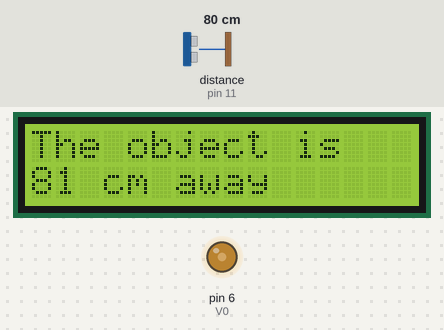
Bench run of a sketch on a simulated Arduino Uno, built with avr-gcc and run on an emulated ATmega328P. Parts: 16×2 character LCD, output pins drawn as LEDs (lit = HIGH). Inputs (shaded band) come from the test bench; at power-on: distance to the obstacle (sensor on pin 11) 80 cm. The echo pulse lasts 58.3 µs per cm; what the sketch prints to the serial monitor is not drawn.

Above: at 1.2 s.
1.3 s: distance to the obstacle (sensor on pin 11) set to 2 cm
At 11.2 s:
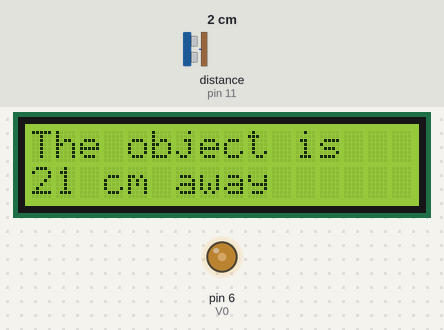
11.5 s: distance to the obstacle (sensor on pin 11) set to 4 cm
At 21.2 s:
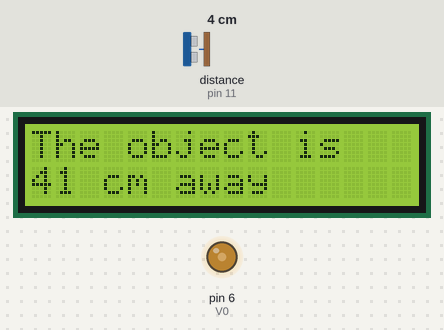
21.5 s: distance to the obstacle (sensor on pin 11) set to 9 cm
At 31.5 s:
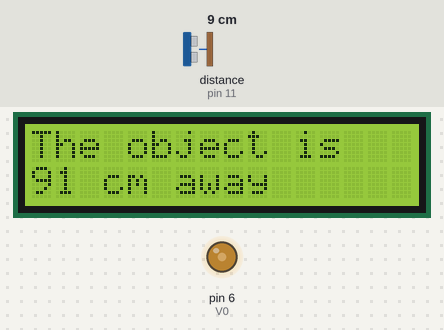
Timing chart, 0 to 33.0 s (numbered marks = the images above; inputs shaded):
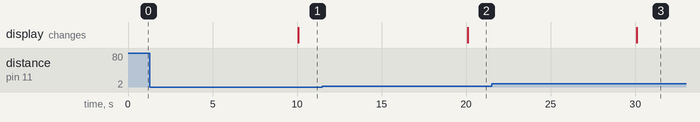

The sketch:

distance_measurer.ino
```cpp
#include <LiquidCrystal.h>
#include <NewPing.h>
int V0=6,RS=8,E=9,D4=5,D5=4,D6=3,D7=2;
int trig=12,echo=11,MAX=400,distance;
LiquidCrystal lcd(RS,E,D4,D5,D6,D7);
NewPing sonar(trig,echo,MAX);
void setup() {
  lcd.begin(16,2);
  analogWrite(V0,103);
  Serial.begin(9600);
}

void loop() {
  distance=sonar.ping_cm();
  Serial.println(distance);
  lcd.setCursor(0,0);
  lcd.print("The object is");
  lcd.setCursor(0,1);
  lcd.print(distance);
  lcd.setCursor(3,1);
  lcd.print("cm away");
  delay(10000);
}
```

Measured:
- after the input at 1.3 s, the display: changes after 8.8 s (image 1)
- after the input at 11.5 s, the display: changes after 8.6 s (image 2)
- after the input at 21.5 s, the display: changes after 8.6 s (image 3)
